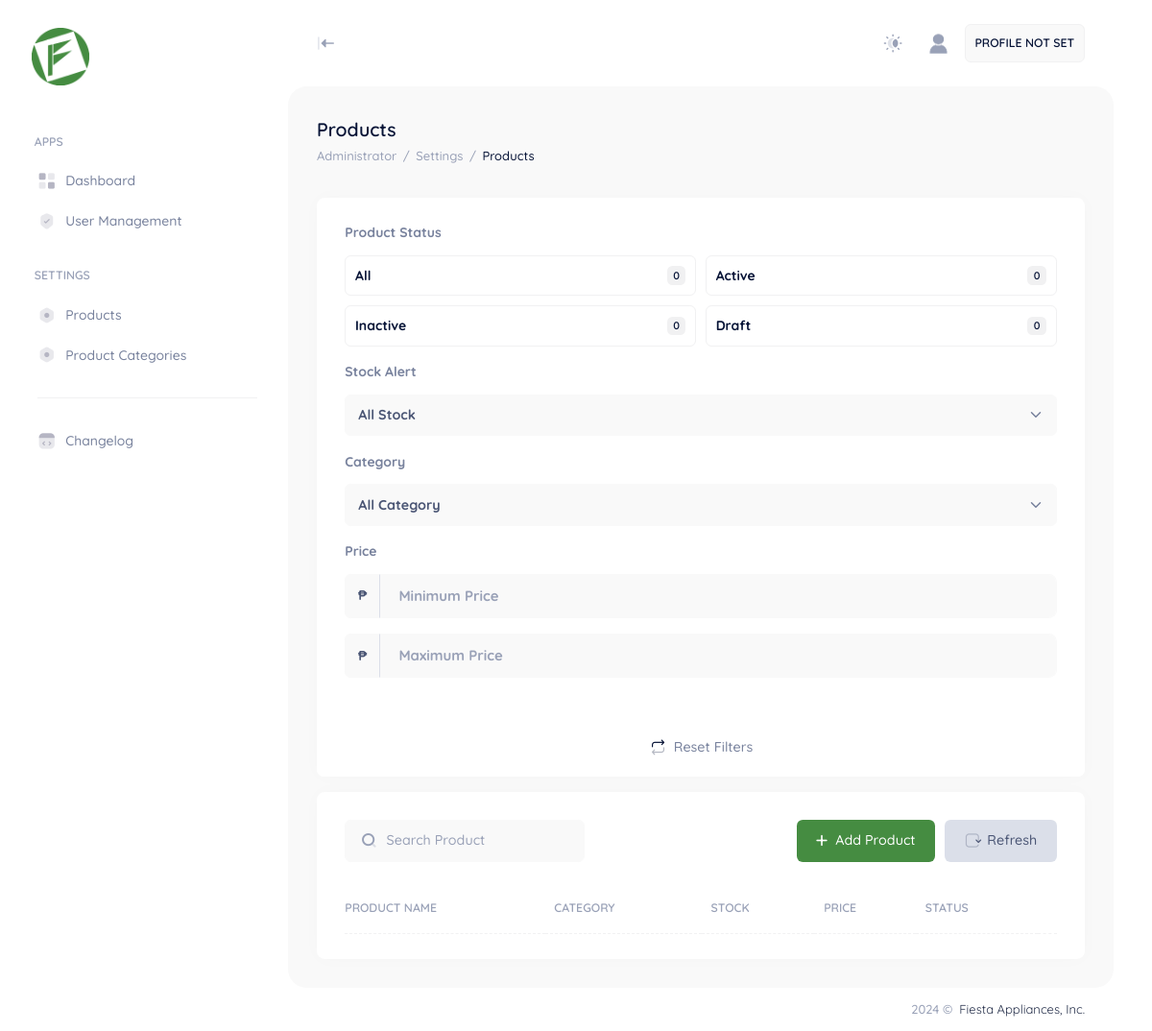
Page /user/administrator/products.php (signed in) on the earlier database version.
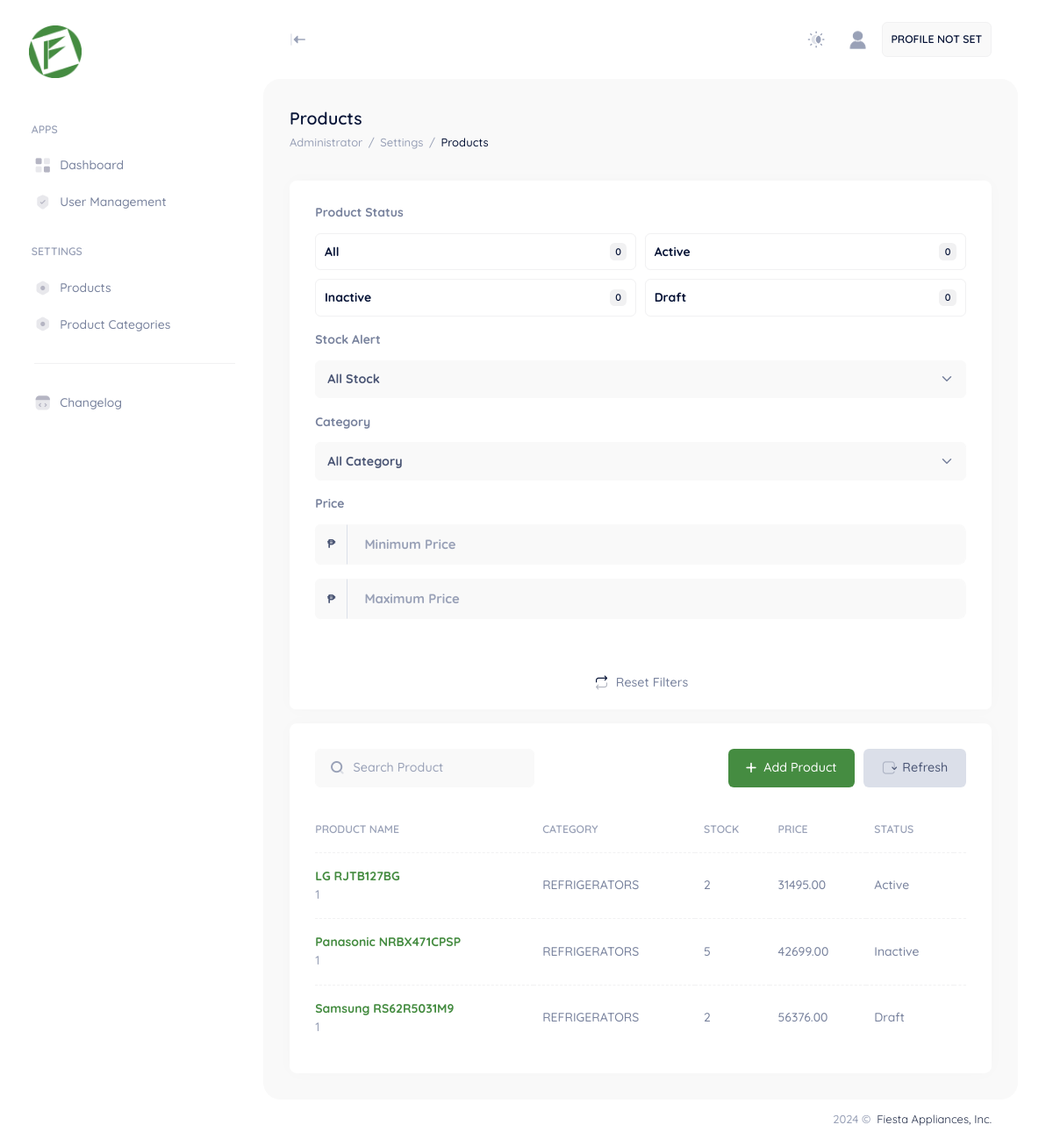
Same page on the later database version.
### tables this page shows
CREATE TABLE IF NOT EXISTS `msc_products` (
  `PK_mscProducts` int NOT NULL AUTO_INCREMENT,
  `productName` varchar(255) DEFAULT NULL,
  `productSKU` varchar(255) DEFAULT NULL,
  `FK_mscCategories` int DEFAULT NULL COMMENT 'TABLE MSCCATEGORIES',
  `productDescription` longtext,
  `FK_detailsId` varchar(255) DEFAULT NULL COMMENT 'TABLE MSCPRODUCTS',
  `quantity` int DEFAULT NULL,
  `regularPrice` decimal(10,2) DEFAULT '0.00',
  `salePrice` decimal(10,2) DEFAULT '0.00',
  `repoPrice` decimal(10,2) DEFAULT '0.00',
  `stockMinimum` int DEFAULT NULL,
  `stockMaximum` int DEFAULT NULL,
  `isRegular` bit(1) DEFAULT NULL,
  `isSale` bit(1) DEFAULT NULL,
  `isRepo` bit(1) DEFAULT NULL,
  `productStatus` varchar(50) DEFAULT NULL,
  PRIMARY KEY (`PK_mscProducts`),
  UNIQUE KEY `productName` (`productName`)
);

CREATE TABLE IF NOT EXISTS `msc_categories` (
  `PK_mscCategories` int NOT NULL AUTO_INCREMENT,
  `description` varchar(255) DEFAULT NULL,
  PRIMARY KEY (`PK_mscCategories`),
  UNIQUE KEY `description` (`description`)
);

### app/setting/AESCLASS.php (called while the page is built, shortened)
<?php
class secureToken
{
    private static $secretKey = '$2y$12$c7mgCRtmzfZ7IhX9ItelD.zPUnBkF3zpaBEcSPuQMCnQfl/uX4lXi';
    private static $secretIv = 'fiestappliances.com.ph';
    private static $encryptMethod = "AES-256-CBC";
    public static function tokendecrypt($data)
    {
        $key = hash('sha256', self::$secretKey);
        $iv = substr(hash('sha256', self::$secretIv), 0, 16);
        $result = openssl_decrypt(base64_decode($data), self::$encryptMethod, $key, 0, $iv);
        return $result;
    }
}
?>

### user/administrator/products.php (the view, shortened to what the rows shown need)
<?php
include '../../app/sessions/AdministratorSession.php';
require '../../app/setting/AESCLASS.php';
try {
    $conn = new PDO("mysql:host=$fa_dbserver;dbname=$fa_dbname", $fa_dbuser, $fa_dbpassword);
    $conn->setAttribute(PDO::ATTR_ERRMODE, PDO::ERRMODE_EXCEPTION);
    $product = $conn->prepare("SELECT * FROM msc_products JOIN msc_categories ON msc_products.FK_mscCategories = msc_categories.PK_mscCategories");
    $product->execute();
    $cproduct = $product->rowCount();
} catch (PDOException $e) {
    echo "Error: " . $e->getMessage();
}
?>
<!DOCTYPE html>
<html lang="en">
<head>
    <link href="../../assets/plugins/custom/leaflet/leaflet.bundle.css" rel="stylesheet" type="text/css" />
    <link href="../../assets/plugins/custom/datatables/datatables.bundle.css" rel="stylesheet" type="text/css" />
    <link href="../../assets/plugins/global/plugins.bundle.css" rel="stylesheet" type="text/css" />
    <link href="../../assets/css/style.bundle.css" rel="stylesheet" type="text/css" />
    <link href="../../assets/css/custom.bundle.css" rel="stylesheet" type="text/css" />
</head>
<body id="kt_body" class="header-fixed header-tablet-and-mobile-fixed toolbar-enabled aside-fixed aside-default-enabled user-select-none">
    <div class="d-flex flex-column flex-root">
        <div class="page d-flex flex-row flex-column-fluid">
            <div class="wrapper d-flex flex-column flex-row-fluid" id="kt_wrapper">
                <div class="content fs-6 d-flex flex-column flex-column-fluid" id="kt_content">
                    <div class="toolbar" id="kt_toolbar">
                        <div class=" container-fluid  d-flex flex-stack flex-wrap flex-sm-nowrap">
                            <div class="d-flex flex-column align-items-start justify-content-center flex-wrap me-2">
                                <h1 class="text-dark fw-bold my-1 fs-2">
                                    Products <small class="text-muted fs-6 fw-normal ms-1"></small>
                                </h1>
                            </div>
                        </div>
                    </div>
                    <div class="post fs-6 d-flex flex-column-fluid" id="kt_post">
                        <div class="container-fluid">
                            <div class="row g-5">
                                <div class="col-xxl-9">
                                    <div class="card">
                                        <div class="card-body py-4">
                                            <table class="table align-middle table-row-dashed fs-6 gy-5" id="tb_product">
                                                <thead>
                                                    <tr class="text-start text-muted fw-bold fs-7 text-uppercase gs-0">
                                                        <th>Product Name</th>
                                                        <th>Category</th>
                                                        <th>Stock</th>
                                                        <th>Price</th>
                                                        <th>Status</th>
                                                        <th></th>
                                                    </tr>
                                                </thead>
                                                <tbody class="text-gray-600 fw-semibold">
                                                    <?php if ($cproduct > 0) { ?>
                                                        <?php while ($rproduct = $product->fetch(PDO::FETCH_ASSOC)) { ?>
                                                            <tr>
                                                                <td>
                                                                    <div class="">
                                                                        <div class="fw-bolder text-primary"><?php echo secureToken::tokendecrypt($rproduct["productName"]); ?></div>
                                                                        <span class="fs-6 text-muted"><?php echo secureToken::tokendecrypt($rproduct["productSKU"]); ?></span>
                                                                    </div>
                                                                </td>
                                                                <td><?php echo secureToken::tokendecrypt($rproduct["description"]); ?></td>
                                                                <td><?php echo $rproduct["quantity"]; ?></td>
                                                                <td><?php echo $rproduct["regularPrice"]; ?></td>
                                                                <td><span><?php echo $rproduct["productStatus"]; ?></span></td>
                                                                <td></td>
                                                            </tr>
                                                        <?php } ?>
                                                    <?php } ?>
                                                </tbody>
                                            </table>
                                        </div>
                                    </div>
                                </div>
                            </div>
                        </div>
                    </div>
                </div>
            </div>
        </div>
    </div>
</body>
</html>

Differences in the rows shown:
added msc_products: productName "LG RJTB127BG", productSKU "1", msc_categories.description "REFRIGERATORS", quantity "2", regularPrice "31495.00", productStatus "Active"
added msc_products: productName "Panasonic NRBX471CPSP", productSKU "1", msc_categories.description "REFRIGERATORS", quantity "5", regularPrice "42699.00", productStatus "Inactive"
added msc_products: productName "Samsung RS62R5031M9", productSKU "1", msc_categories.description "REFRIGERATORS", quantity "2", regularPrice "56376.00", productStatus "Draft"
